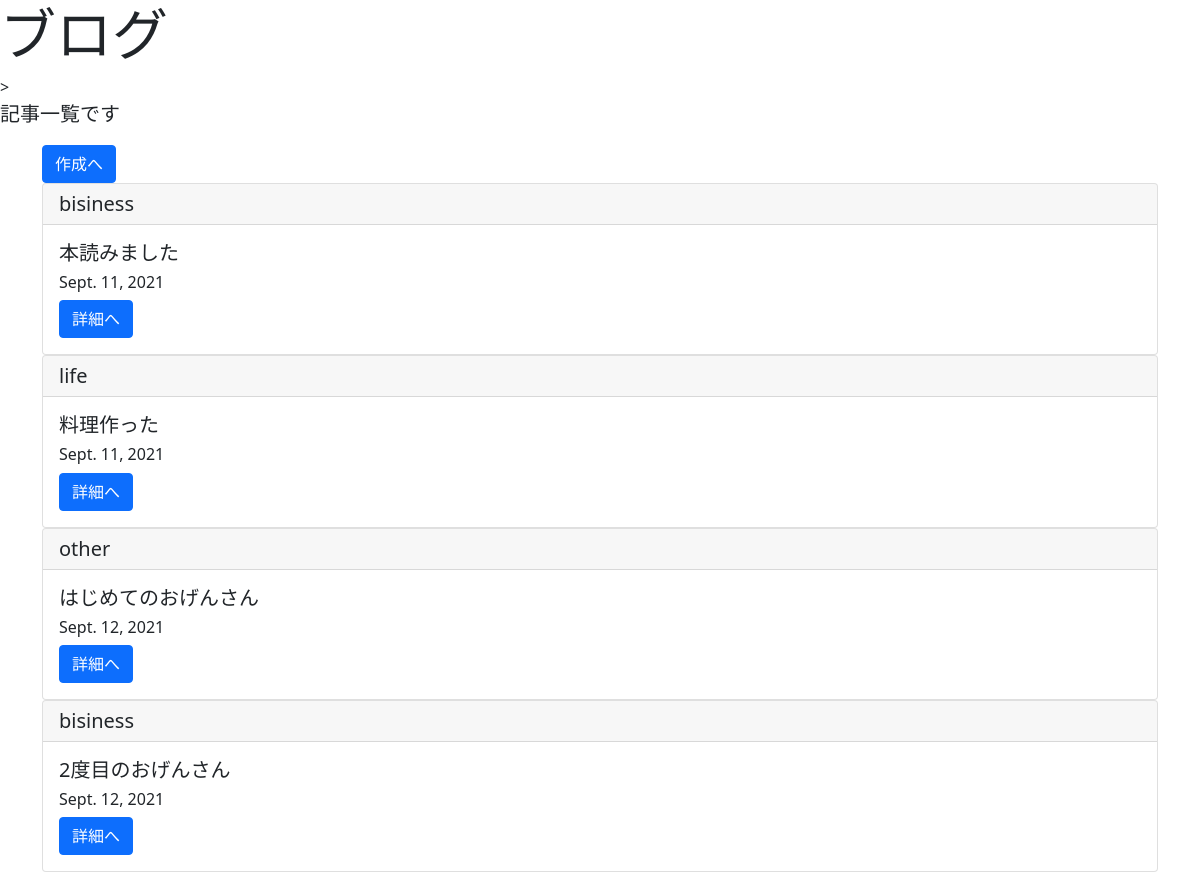
Page /list/ on the committed database.
### blogpost/models.py (models this page shows, shortened)
class BlogModel(models.Model):
    title = models.CharField(max_length=100)
    content = models.TextField()
    postdate = models.DateField(auto_now_add=True)
    category = models.CharField(
        max_length = 50,
        choices = CATEGORY
    )

### blogpost/views.py (the view)
# urls.py: path('list/', BlogList.as_view(), name='list'),
class BlogList(ListView):
    template_name = 'list.html'
    model = BlogModel

### blogpost/templates/list.html
{% extends 'base.html' %}
{% block header %}
<h1 class="display-4">ブログ</h1>>
<p class="lead">記事一覧です</p>
{% endblock header %}
{% block content %}
    <div class="container">
    <a href="{% url 'create' %}" class="btn btn-primary">作成へ</a>
    {% for item in object_list %}
    <div class="card">
        <h5 class="card-header">{{ item.category }}</h5>
        <div class="card-body">
            <h5 class="card-title">{{ item.title }}</h5>
            <h6 class="card-title">{{ item.postdate }}</h6>
            <a href="{% url 'detail' item.pk %}" class="btn btn-primary">詳細へ</a>
        </div>
    </div>
    {% endfor %}
    </div>
{% endblock content %}

### blogpost/templates/base.html (shortened to what this page needs)
<!doctype html>
<html lang="en">
  <head>
    <link href="https://cdn.jsdelivr.net/npm/bootstrap@5.1.1/dist/css/bootstrap.min.css" rel="stylesheet">
  </head>
  <body>
    {% block header %}
    {% endblock header %}
    {% block content %}
    {% endblock content %}
  </body>
</html>

### rows in the picture
BlogModel: category "bisiness", title "本読みました", postdate "Sept. 11, 2021"
BlogModel: category "life", title "料理作った", postdate "Sept. 11, 2021"
BlogModel: category "other", title "はじめてのおげんさん", postdate "Sept. 12, 2021"
BlogModel: category "bisiness", title "2度目のおげんさん", postdate "Sept. 12, 2021"
